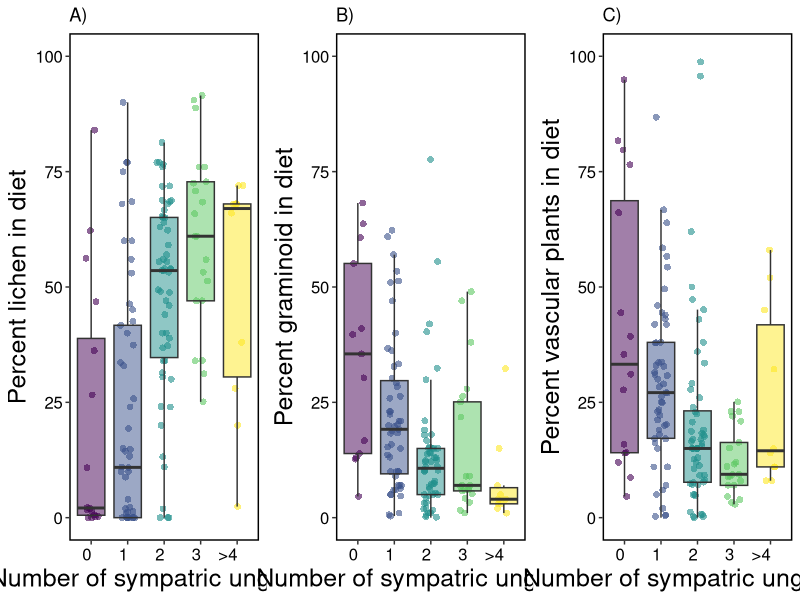

Source code (R):


library(data.table)
library(ggplot2)
library(gridExtra)

sub <- fread("output/clean-data.csv")

sub <- sub[!is.na(sub$sympatric_ungulates)]

### Sympatric ungulates
sub$sympatric_ungulates[sub$sympatric_ungulates == "4"] <- ">4"
sub$sympatric_ungulates[sub$sympatric_ungulates == "5"] <- ">4"
sub$sympatric_ungulates[sub$sympatric_ungulates == "6"] <- ">4"

sub$sympatric_ungulates <- factor(sub$sympatric_ungulates, levels=c("0", "1",  "2", "3", ">4"))


png("figures/fig3.png", width = 8000, height = 4000, units = "px", res = 600)
aa <- ggplot(sub, 
             aes(sympatric_ungulates, lichen, fill=sympatric_ungulates)) + 
  geom_jitter(aes(color = sympatric_ungulates), 
              shape = 16,
              position = position_jitter(0.2),
              size = 2,
              alpha = 0.6) +
  geom_boxplot(aes(fill = sympatric_ungulates), 
               alpha = 0.5,
               outlier.color = NA) + 
  #geom_bar(stat = "identity", na.rm=TRUE, color = "black", alpha = 0.75) +
  #geom_errorbar(aes(ymin = meanDiet, 
  #                  ymax = meanDiet + sdDiet), width = 0.2) +
  ylab("Percent lichen in diet") + xlab("Number of sympatric ungulates") +
  scale_fill_viridis_d() +
  scale_color_viridis_d() +
  ylim(0,100) +
  ggtitle("A)") +
  theme(legend.position = 'none',
        legend.key = element_blank(),
        legend.text = element_text(size = 12, color = "black"),
        legend.title = element_blank(),
        axis.title = element_text(size=18),
        axis.text.y = element_text(size=12, color = "black"),
        axis.text.x = element_text(size = 12, color = "black",  hjust = 1), 
        strip.text  = element_text(size = 16),
        strip.background = element_rect(colour="black", size = 1, fill = "white"),
        panel.grid.minor = element_blank(),
        panel.background = element_blank(),
        panel.border = element_rect(colour = "black", fill=NA, size=1)) 

bb <- ggplot(sub, 
             aes(sympatric_ungulates, graminoid, fill=sympatric_ungulates)) + 
  geom_jitter(aes(color = sympatric_ungulates), 
              shape = 16,
              position = position_jitter(0.2),
              size = 2,
              alpha = 0.6) +
  geom_boxplot(aes(fill = sympatric_ungulates), 
               alpha = 0.5,
               outlier.color = NA) + 
  #geom_bar(stat = "identity", na.rm=TRUE, color = "black", alpha = 0.75) +
  #geom_errorbar(aes(ymin = meanDiet, 
  #                  ymax = meanDiet + sdDiet), width = 0.2) +
  ylab("Percent graminoid in diet") + xlab("Number of sympatric ungulates") +
  scale_fill_viridis_d() +
  scale_color_viridis_d() +
  ylim(0,100) +
  ggtitle("B)") +
  theme(legend.position = 'none',
        legend.key = element_blank(),
        legend.text = element_text(size = 12, color = "black"),
        legend.title = element_blank(),
        axis.title = element_text(size=18),
        axis.text.y = element_text(size=12, color = "black"),
        axis.text.x = element_text(size = 12, color = "black", hjust = 1), 
        strip.text  = element_text(size = 16),
        strip.background = element_rect(colour="black", size = 1, fill = "white"),
        panel.grid.minor = element_blank(),
        panel.background = element_blank(),
        panel.border = element_rect(colour = "black", fill=NA, size=1)) 

cc <- ggplot(sub, 
             aes(sympatric_ungulates, vascular, fill=sympatric_ungulates)) + 
  geom_jitter(aes(color = sympatric_ungulates), 
              shape = 16,
              position = position_jitter(0.2),
              size = 2,
              alpha = 0.6) +
  geom_boxplot(aes(fill = sympatric_ungulates), 
               alpha = 0.5,
               outlier.color = NA) + 
  #geom_bar(stat = "identity", na.rm=TRUE, color = "black", alpha = 0.75) +
  #geom_errorbar(aes(ymin = meanDiet, 
  #                  ymax = meanDiet + sdDiet), width = 0.2) +
  ylab("Percent vascular plants in diet") + xlab("Number of sympatric ungulates") +
  scale_fill_viridis_d() +
  scale_color_viridis_d() +
  ylim(0,100) +
  ggtitle("C)") +
  theme(legend.position = 'none',
        legend.key = element_blank(),
        legend.text = element_text(size = 12, color = "black"),
        legend.title = element_blank(),
        axis.title = element_text(size=18),
        axis.text.y = element_text(size=12, color = "black"),
        axis.text.x = element_text(size = 12, color = "black", hjust = 1), 
        strip.text  = element_text(size = 16),
        strip.background = element_rect(colour="black", size = 1, fill = "white"),
        panel.grid.minor = element_blank(),
        panel.background = element_blank(),
        panel.border = element_rect(colour = "black", fill=NA, size=1)) 


grid.arrange(aa,bb, cc, nrow = 1)
dev.off()
